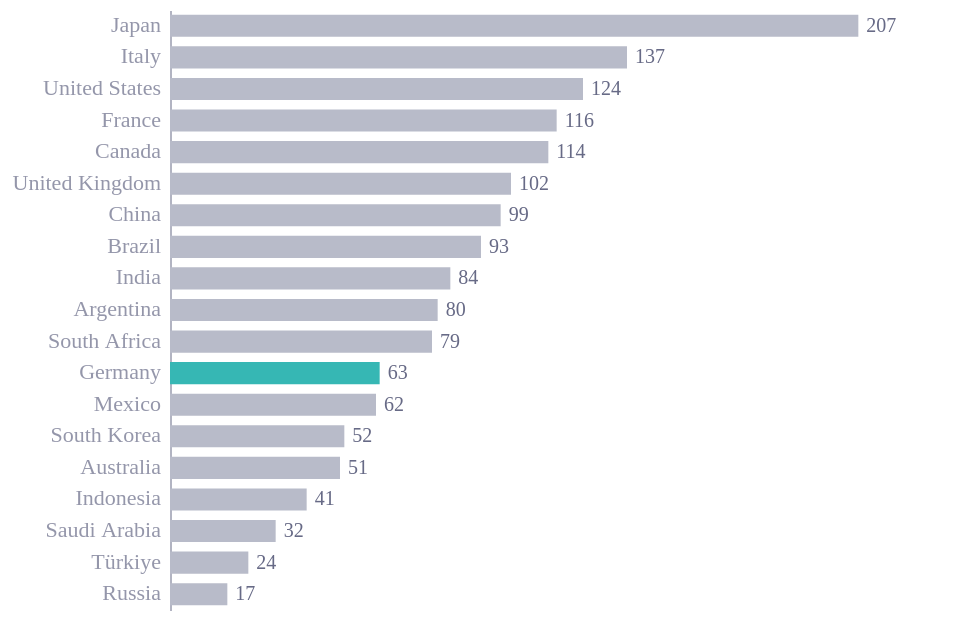

Notebook code for this chart:
### Code cell
from pathlib import Path

import altair as alt
import pandas as pd
from ecostyles import EcoStyles

styles = EcoStyles(); styles.register_and_enable_theme()

# ---------- data path: ../data first, else search up the folder tree ----------
FILENAME = "plot1+2_debt-to-gdp_g20.csv"
PATH = Path("../data") / FILENAME
if not PATH.exists():
    PATH = next(
        p for parent in [Path.cwd(), *list(Path.cwd().parents)[:4]]
        for p in parent.rglob(FILENAME)
    )
print("Using:", PATH.resolve())

# ---------- settings ----------
YEAR = 2025                    # latest year with full data; 2026+ in the file are projections
HIGHLIGHT = "Germany"
G7_ONLY = False                # True = G7 countries only
G7 = ["Canada", "France", "Germany", "Italy", "Japan", "United Kingdom", "United States"]
GREY = "#676A86"
MUTED = "#B8BBC9"              # non-highlighted bars

# ---------- data ----------
raw = pd.read_csv(PATH, na_values="no data")
raw = raw.loc[:, ~raw.columns.str.startswith("Unnamed")]       # blank second column

plot_df = (
    raw.loc[raw["Year"] == YEAR]
    .drop(columns="Year")
    .melt(var_name="country", value_name="debt")
    .dropna()
)
plot_df["country"] = (
    plot_df["country"]
    .str.replace(", People's Republic of", "", regex=False)
    .str.replace(", Republic of", "", regex=False)
    .replace({"Korea": "South Korea", "Russian Federation": "Russia"})
)
if G7_ONLY:
    plot_df = plot_df[plot_df["country"].isin(G7)]
plot_df["highlight"] = plot_df["country"].where(plot_df["country"] == HIGHLIGHT, "Other")

# ---------- chart ----------
y = alt.Y("country:N", sort="-x", title=None, scale=alt.Scale(paddingInner=0.3))
x = alt.X("debt:Q", axis=None, scale=alt.Scale(domain=[0, plot_df["debt"].max() * 1.1]))

bars = alt.Chart(plot_df).mark_bar().encode(
    y=y, x=x,
    color=alt.condition(
        alt.datum.highlight == HIGHLIGHT,
        alt.Color("highlight:N", legend=None),    # highlight takes the theme colour
        alt.value(MUTED),
    ),
)
labels = alt.Chart(plot_df).mark_text(
    align="left", baseline="middle", dx=4, fontSize=10, color=GREY,
).encode(y=y, x="debt:Q", text=alt.Text("debt:Q", format=".0f"))

caption = alt.Title(
    text="Source: IMF World Economic Outlook",
    subtitle=[f"General government gross debt, % of GDP, {YEAR}."],
    orient="bottom", anchor="start",
    fontSize=11, subtitleFontSize=10,
    color=GREY, subtitleColor=GREY, dy=12)

chart = (
    (bars + labels)
    .properties(width=400, height=300)
    .configure(background="white", font="Circular Std")
    .configure_view(fill="transparent", stroke="transparent"))

styles.save(chart, path=".", name="g20_debt_to_gdp", svg=True)
chart

### Figure 1 — Vega-Lite specification as saved in the notebook (floating-point values rounded to 4 significant figures)
{"config": {"font": "Circular Std", "text": {"color": "#676A86", "align": "left", "baseline": "middle", "dx": 7, "dy": 0, "fontSize": 11}, "view": {"stroke": "transparent", "continuousWidth": 400, "continuousHeight": 300, "discreteWidth": 400, "discreteHeight": 300, "fill": "transparent"}, "range": {"category": ["#36B7B4", "#E6224B", "#F4C245", "#0063AF", "#00A767", "#179FDB", "#EB5C2E"], "diverging": ["#E6224B", "#E54753", "#C9C9C9", "#179FDB", "#122B39"], "heatmap": ["#C9C9C9", "#179FDB", "#0063AF", "#122B39"], "ordinal": ["#00A767", "#36B7B4", "#179FDB", "#0063AF", "#243B5A"]}, "bar": {"color": "#179fdb"}, "line": {"color": "#e6224b"}, "rule": {"color": "#676A86"}, "area": {"opacity": 0.3}, "point": {"filled": true, "size": 80, "color": "#e6224b", "opacity": 0.95}, "geoshape": {"stroke": "white", "strokeWidth": 0.3}, "rect": {"fill": "#d6d4d4", "opacity": 0.3}, "axis": {"labelColor": "#676A86", "labelFontSize": 11, "labelFont": "Circular Std", "labelOpacity": 0.7, "tickColor": "#676A86", "tickOpacity": 0.5, "domainColor": "#676A86", "domainOpacity": 0.5, "gridColor": "#676A86", "gridDash": [2, 2], "gridOpacity": 0.5, "title": null, "titleColor": "#676A86", "titleOpacity": 0.8, "tickSize": 4}, "axisXDiscrete": {"grid": false, "labelAngle": 0, "tickCount": 10, "tickOpacity": 0.5, "title": null}, "axisYDiscrete": {"ticks": false, "labelPadding": 5}, "axisXTemporal": {"grid": false, "ticks": true}, "axisXQuantitative": {"grid": true}, "axisYQuantitative": {"gridColor": "#676A86", "gridDash": [1, 5], "gridOpacity": 0.5, "ticks": false, "labelPadding": 5, "tickCount": 8, "titleAngle": 0, "titleAlign": "left", "titleBaseline": "bottom", "titleX": 0, "titleY": -5}, "title": {"color": "#676A86E6", "subtitleColor": "#676A86", "font": "Circular Std", "subtitleFont": "Circular Std", "anchor": "start", "fontSize": 14, "subtitleFontSize": 12, "subtitlePadding": 4, "offset": 0, "frame": "group"}, "legend": {"titleColor": "#122b39", "title": null, "labelColor": "#122b39", "labelFontSize": 11}, "background": "white"}, "layer": [{"mark": {"type": "bar"}, "encoding": {"color": {"condition": {"test": "(datum.highlight === 'Germany')", "field": "highlight", "legend": null, "type": "nominal"}, "value": "#B8BBC9"}, "x": {"axis": null, "field": "debt", "scale": {"domain": [0, 227.2]}, "type": "quantitative"}, "y": {"field": "country", "scale": {"paddingInner": 0.3}, "sort": "-x", "title": null, "type": "nominal"}}}, {"mark": {"type": "text", "align": "left", "baseline": "middle", "color": "#676A86", "dx": 4, "fontSize": 10}, "encoding": {"text": {"field": "debt", "format": ".0f", "type": "quantitative"}, "x": {"field": "debt", "type": "quantitative"}, "y": {"field": "country", "scale": {"paddingInner": 0.3}, "sort": "-x", "title": null, "type": "nominal"}}}], "data": {"name": "data-cafbe7beede67dc82667ac5fde43e1e3"}, "height": 300, "width": 400, "$schema": "https://vega.github.io/schema/vega-lite/v6.4.1.json", "datasets": {"data-cafbe7beede67dc82667ac5fde43e1e3": [{"country": "Argentina", "debt": 80.3, "highlight": "Other"}, {"country": "Australia", "debt": 51.0, "highlight": "Other"}, {"country": "Brazil", "debt": 93.3, "highlight": "Other"}, {"country": "Canada", "debt": 113.5, "highlight": "Other"}, {"country": "China", "debt": 99.2, "highlight": "Other"}, {"country": "France", "debt": 116.0, "highlight": "Other"}, {"country": "Germany", "debt": 62.9, "highlight": "Germany"}, {"country": "India", "debt": 84.1, "highlight": "Other"}, {"country": "Indonesia", "debt": 41.0, "highlight": "Other"}, {"country": "Italy", "debt": 137.1, "highlight": "Other"}, {"country": "Japan", "debt": 206.5, "highlight": "Other"}, {"country": "South Korea", "debt": 52.3, "highlight": "Other"}, {"country": "Mexico", "debt": 61.8, "highlight": "Other"}, {"country": "Russia", "debt": 17.2, "highlight": "Other"}, {"country": "Saudi Arabia", "debt": 31.7, "highlight": "Other"}, {"country": "South Africa", "debt": 78.6, "highlight": "Other"}, {"country": "Türkiye", "debt": 23.5, "highlight": "Other"}, {"country": "United Kingdom", "debt": 102.3, "highlight": "Other"}, {"country": "United States", "debt": 123.9, "highlight": "Other"}]}}
